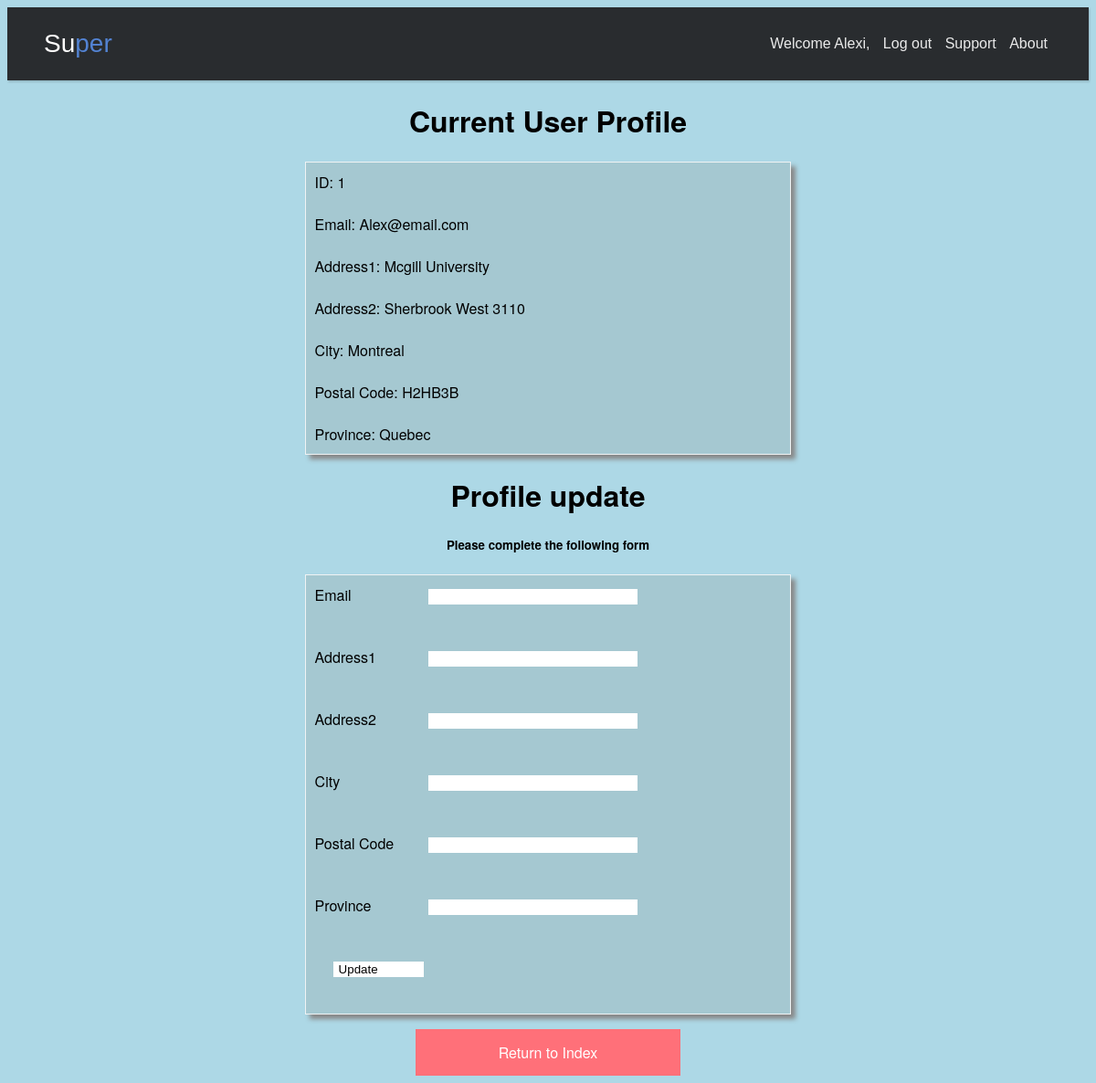
/action_updateUser.php?member=Alexi (signed in), run on the app's committed database.
### tables this page shows
CREATE TABLE account
(
  MID int(11) NOT NULL AUTO_INCREMENT,
  Username varchar(20) NOT NULL,
  Email varchar(60) NOT NULL,
  Password varchar(500) NOT NULL,
  Balance float(20) NOT NULL,
  FOREIGN KEY(MID) REFERENCES member(MID)
    ON DELETE CASCADE
    ON UPDATE CASCADE
);

CREATE TABLE memberDetails
(
  id int(11) NOT NULL AUTO_INCREMENT,
  address1 varchar(40) DEFAULT NULL,
  address2 varchar(40) DEFAULT NULL,
  city varchar(20) DEFAULT NULL,
  postalCode varchar(20) DEFAULT NULL,
  province varchar(20) DEFAULT NULL,
  license varchar(20) DEFAULT NULL,
  registerDate datetime NOT NULL DEFAULT CURRENT_TIMESTAMP,  
  PRIMARY KEY (id),
  FOREIGN KEY (id) REFERENCES member(MID)
    ON DELETE CASCADE
    ON UPDATE CASCADE
);

### action_updateUser.php (the view, shortened to what this page needs)
<!DOCTYPE html>
<html>
<head>
</head>
<body>
<header class="header-basic">
    <link rel="stylesheet" type="text/css" href="assets/css/header.css">
    <link rel="stylesheet" type="text/css" href="assets/css/addPost.css"/>
    <link rel="stylesheet" type="text/css" href="assets/css/main.css"/>
    <div class="header-limiter">
        <h1><a href="index.php">Su<span>per</span></a></h1>
        <nav>
            <?php
            if(isset($_SESSION['user'])){
                echo"
                                <a>Welcome ".$_SESSION['userName'].
                    ", </a>
                                <a href=\"logout.php?logout=true\">Log out</a>
                            ";
            }else{
                echo"
                                <a href=\"login.php\">Log in</a>
                            ";
            }
            ?>
            <a href="#">Support</a>
            <a href="#">About</a>
        </nav>
    </div>
</header>
<div class="match" style="text-align: center">
    <p class="success" style="text-align: center">
        <?php
        if((isset($_SESSION['isAdmin'])) and $_SESSION['isAdmin']='admin'
            and isset($_SESSION['adminCode']) and $_SESSION['adminCode']='7hajqnnk00i6isp3gr4q60tncc'
            and isset($_GET['member'])) {
            $member = $_GET['member'];
            echo "<h1>Current User Profile</h1>";
            $servername = "vpc353_2.encs.concordia.ca";
            $username = "vpc353_2";
            $password = "A5DNm8";
            $dbname = "vpc353_2";
            $conn = new mysqli($servername, $username, $password, $dbname);
            $result = $conn->query("Select * FROM account
            INNER JOIN member ON member.MID=account.MID
            INNER JOIN memberdetails ON memberdetails.id=account.MID WHERE account.username='$member'");
            if ($result->num_rows > 0) {
                while ($row = $result->fetch_assoc()) {
                    echo "<div class='serviceContent'>";
                    $id = $row['id'];
                    echo 'ID: ' . $id;
                    echo '<br><br>Email: ' . $row['Email'];
                    echo '<br><br>Address1: ' . $row["address1"];
                    echo '<br><br>Address2: ' . $row["address2"];
                    echo '<br><br>City: ' . $row["city"];
                    echo '<br><br>Postal Code: ' . $row['postalCode'];
                    echo '<br><br>Province: ' . $row['province'] . '</div>';
                }
            } else {
                echo "0 results";
            }
        }
        ?>
    <h1>Profile update</h1> <h5>Please complete the following form</h5>
    <form method='get' action='action_changeData.php'>
        <div class='serviceContent'>
            <label>Email</label>
            <input title='' align="right" width="200" type="text" name="email" id="email" class="inputBox">
            <label>Address1</label>
            <input title='' type="text" name="address1" id="address1"  class="inputBox">
            <label>Address2</label>
            <input title='' type="text" name="address2" id="address2"  class="inputBox">
            <label>City</label>
            <input title='' type="text" name="city" id="city"  class="inputBox">
            <label>Postal Code</label>
            <input title='' type="text" name="pc" id="pc"  class="inputBox">
            <label>Province</label>
            <input title='' type="text" name="province" id="province"  class="inputBox">
            <input type="submit" id="" value="Update">
        </div>
        <a href="index.php">Return to Index</a>
</div>
</body>
</html>

### assets/css/header.css (style rules this page uses)
.header-basic { background-color: #292c2f; box-shadow: 1px 2px 2px rgba(0, 0, 0, 0.15); padding: 20px 40px; height: 80px; box-sizing: border-box; }
.header-basic .header-limiter { max-width: 1200px; text-align: center; margin: 0 auto; }
.header-basic .header-limiter h1 { float: left; font: normal 28px Cookie, Arial, Helvetica, sans-serif; line-height: 40px; margin: 0; }
.header-basic .header-limiter h1 span { color: #5383d3; }
.header-basic .header-limiter a { color: #ffffff; text-decoration: none; }
.header-basic .header-limiter nav { font:16px Arial, Helvetica, sans-serif; line-height: 40px; float: right; }
.header-basic .header-limiter nav a { display: inline-block; padding: 0 5px; text-decoration:none; color: #ffffff; font-size: 16px; opacity: 0.9; }

### assets/css/addPost.css (style rules this page uses)
body { background-color: lightblue; font-family: 'Exo 2', "Helvetica Neue",Helvetica,Arial,sans-serif; }

### assets/css/main.css (style rules this page uses)
.match { width: 45%; position: relative; margin: auto; }
.match .serviceContent { width:auto; padding: 10px; text-align: left; border: 1px solid #f0f3f4; }
.serviceContent { background: rgba(145, 156, 152, 0.27); box-shadow: 5px 5px 5px #888888; }
.match a { background-color: #ff7079; color: white; width: 45%; padding: 14px 25px; text-align: center; text-decoration: none; display: inline-block; }
label { display: inline-block; width: 100px; }
input { border: none; background-color: #ffffff; margin-left: 20px; margin-bottom: 30px; padding-right: 50px; }

### data on the page
account: memberdetails.id "1", Email "Alex@email.com", memberdetails.address1 "Mcgill University", memberdetails.address2 "Sherbrook West 3110", memberdetails.city "Montreal", memberdetails.postalCode "H2HB3B", memberdetails.province "Quebec"

### other printed values
$_SESSION['userName'] "Alexi"
